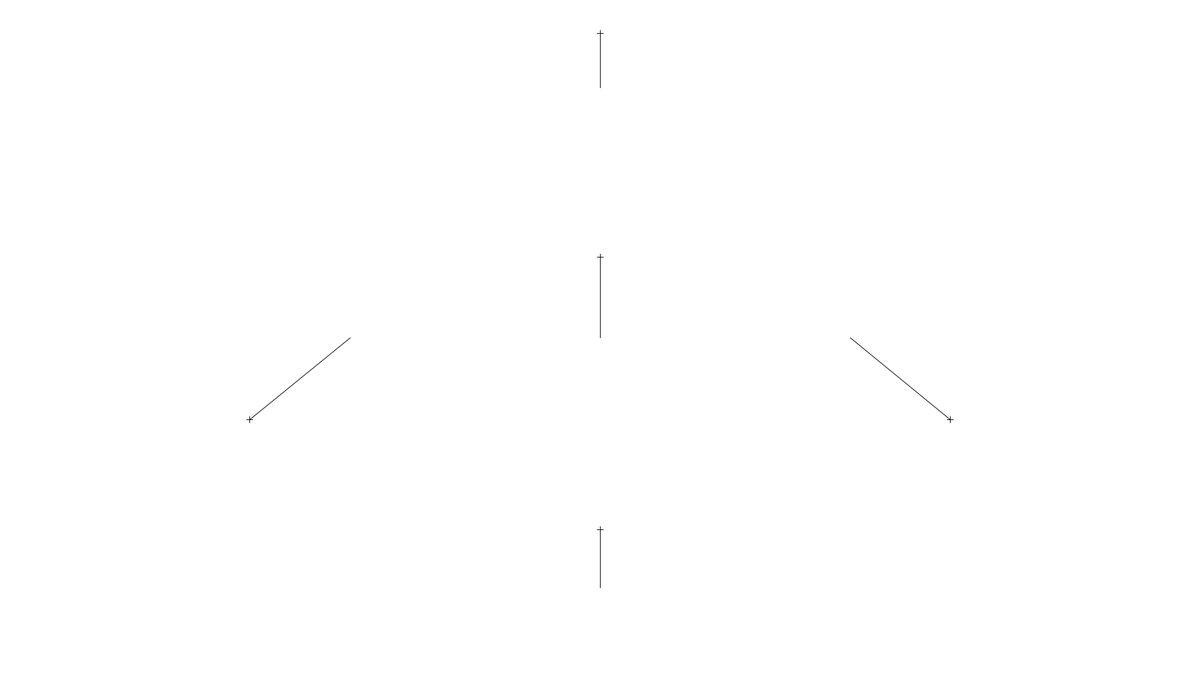
Frame 1 (no input)
Frame 60 (the mouse pressed at the canvas centre just before this capture): identical to frame 1, image omitted
Frame 120 (the mouse held since frame 60 and released just before this capture): identical to frame 1, image omitted

The Processing sketch that drew this single still picture (run headless with seeded random() and noise(); from frame 60 on, the mouse is pressed at the canvas centre):

// Processing sketch: korekce
// ── korekce.pde


/*


[560, 540] -> [66.6st el, 0st az] -> [399, 671] -> [0.4581, 0.5608]
[960, 140] -> [66.6st el, 270st az] -> [960, 53] -> [0.5, 0.4598]
[960, 540] -> [0st el, 0st az] -> [960, 411] -> [0.5, 0.44031]
[960, 940] -> [66.6st el, 90st az] -> [960, 847] -> [0.5, 0.4572]
[1360, 540] -> [66.6st el, 180st az] -> [1520, 671] -> [0.5419, 0.5608]
*/


String raw[];

void setup(){
  size(1920,1080);





}



void draw(){
  background(255);


  line(560,540,399,671);
  line(960,140,960,53);
  line(960,540,960,411);
  line(960,940,960,847);
  line(1360,540,1520,671);

  cross(399,671);
  cross(960,53);
  cross(960,411);
  cross(960,847);
  cross(1520,671);

  




}

void keyPressed(){
  save("table.png");
}

void cross(float x,float y){
  
  pushMatrix();
  translate(x,y);

  line(-5,0,5,0);
  line(0,-5,0,5);
  popMatrix();
}
